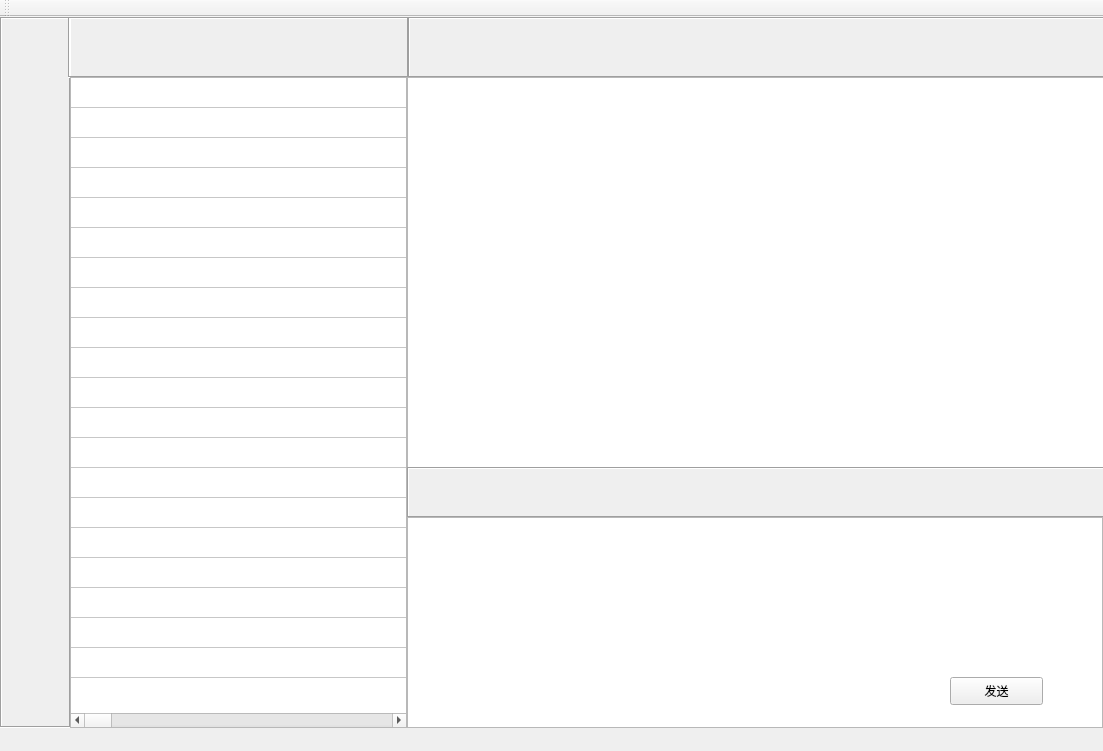
<?xml version="1.0" encoding="UTF-8"?>
<ui version="4.0">
 <class>MainWindow</class>
 <widget class="QMainWindow" name="MainWindow">
  <property name="geometry">
   <rect>
    <x>0</x>
    <y>0</y>
    <width>1103</width>
    <height>751</height>
   </rect>
  </property>
  <property name="windowTitle">
   <string>MainWindow</string>
  </property>
  <widget class="QWidget" name="centralWidget">
   <widget class="QLabel" name="label">
    <property name="geometry">
     <rect>
      <x>0</x>
      <y>0</y>
      <width>71</width>
      <height>711</height>
     </rect>
    </property>
    <property name="frameShape">
     <enum>QFrame::Box</enum>
    </property>
    <property name="frameShadow">
     <enum>QFrame::Sunken</enum>
    </property>
    <property name="text">
     <string/>
    </property>
    <property name="pixmap">
     <pixmap>:/new/prefix1/images/black.png</pixmap>
    </property>
    <property name="scaledContents">
     <bool>true</bool>
    </property>
   </widget>
   <widget class="QLabel" name="label_2">
    <property name="geometry">
     <rect>
      <x>68</x>
      <y>0</y>
      <width>341</width>
      <height>61</height>
     </rect>
    </property>
    <property name="frameShape">
     <enum>QFrame::Box</enum>
    </property>
    <property name="frameShadow">
     <enum>QFrame::Sunken</enum>
    </property>
    <property name="text">
     <string/>
    </property>
    <property name="pixmap">
     <pixmap>:/new/prefix1/images/search.png</pixmap>
    </property>
    <property name="scaledContents">
     <bool>true</bool>
    </property>
   </widget>
   <widget class="QPushButton" name="searchPushButton">
    <property name="geometry">
     <rect>
      <x>113</x>
      <y>15</y>
      <width>251</width>
      <height>28</height>
     </rect>
    </property>
    <property name="text">
     <string/>
    </property>
    <property name="flat">
     <bool>true</bool>
    </property>
   </widget>
   <widget class="QTableWidget" name="userListTableWidget">
    <property name="geometry">
     <rect>
      <x>70</x>
      <y>60</y>
      <width>337</width>
      <height>651</height>
     </rect>
    </property>
    <property name="font">
     <font>
      <pointsize>14</pointsize>
     </font>
    </property>
    <property name="selectionMode">
     <enum>QAbstractItemView::SingleSelection</enum>
    </property>
    <property name="selectionBehavior">
     <enum>QAbstractItemView::SelectRows</enum>
    </property>
    <property name="showGrid">
     <bool>true</bool>
    </property>
    <property name="rowCount">
     <number>20</number>
    </property>
    <property name="columnCount">
     <number>20</number>
    </property>
    <attribute name="horizontalHeaderVisible">
     <bool>false</bool>
    </attribute>
    <attribute name="horizontalHeaderDefaultSectionSize">
     <number>337</number>
    </attribute>
    <attribute name="verticalHeaderVisible">
     <bool>false</bool>
    </attribute>
    <row/>
    <row/>
    <row/>
    <row/>
    <row/>
    <row/>
    <row/>
    <row/>
    <row/>
    <row/>
    <row/>
    <row/>
    <row/>
    <row/>
    <row/>
    <row/>
    <row/>
    <row/>
    <row/>
    <row/>
    <column/>
    <column/>
    <column/>
    <column/>
    <column/>
    <column/>
    <column/>
    <column/>
    <column/>
    <column/>
    <column/>
    <column/>
    <column/>
    <column/>
    <column/>
    <column/>
    <column/>
    <column/>
    <column/>
    <column/>
   </widget>
   <widget class="QLabel" name="userLabel">
    <property name="geometry">
     <rect>
      <x>430</x>
      <y>16</y>
      <width>91</width>
      <height>31</height>
     </rect>
    </property>
    <property name="font">
     <font>
      <family>方正姚体</family>
      <pointsize>16</pointsize>
     </font>
    </property>
    <property name="text">
     <string/>
    </property>
    <property name="alignment">
     <set>Qt::AlignCenter</set>
    </property>
   </widget>
   <widget class="QLabel" name="label_3">
    <property name="geometry">
     <rect>
      <x>408</x>
      <y>0</y>
      <width>701</width>
      <height>61</height>
     </rect>
    </property>
    <property name="frameShape">
     <enum>QFrame::Box</enum>
    </property>
    <property name="frameShadow">
     <enum>QFrame::Sunken</enum>
    </property>
    <property name="text">
     <string/>
    </property>
    <property name="pixmap">
     <pixmap>:/new/prefix1/images/etc02.png</pixmap>
    </property>
    <property name="scaledContents">
     <bool>true</bool>
    </property>
   </widget>
   <widget class="QTextBrowser" name="chatTextBrowser">
    <property name="geometry">
     <rect>
      <x>407</x>
      <y>60</y>
      <width>701</width>
      <height>391</height>
     </rect>
    </property>
   </widget>
   <widget class="QLabel" name="label_5">
    <property name="geometry">
     <rect>
      <x>407</x>
      <y>450</y>
      <width>701</width>
      <height>51</height>
     </rect>
    </property>
    <property name="frameShape">
     <enum>QFrame::Box</enum>
    </property>
    <property name="frameShadow">
     <enum>QFrame::Sunken</enum>
    </property>
    <property name="text">
     <string/>
    </property>
    <property name="pixmap">
     <pixmap>:/new/prefix1/images/tool.png</pixmap>
    </property>
    <property name="scaledContents">
     <bool>true</bool>
    </property>
   </widget>
   <widget class="QTextEdit" name="chatTextEdit">
    <property name="geometry">
     <rect>
      <x>407</x>
      <y>500</y>
      <width>696</width>
      <height>211</height>
     </rect>
    </property>
   </widget>
   <widget class="QPushButton" name="transPushButton">
    <property name="geometry">
     <rect>
      <x>466</x>
      <y>458</y>
      <width>31</width>
      <height>28</height>
     </rect>
    </property>
    <property name="text">
     <string/>
    </property>
    <property name="flat">
     <bool>true</bool>
    </property>
   </widget>
   <widget class="QPushButton" name="sendPushButton">
    <property name="geometry">
     <rect>
      <x>950</x>
      <y>660</y>
      <width>93</width>
      <height>28</height>
     </rect>
    </property>
    <property name="text">
     <string>发送</string>
    </property>
   </widget>
  </widget>
  <widget class="QToolBar" name="mainToolBar">
   <attribute name="toolBarArea">
    <enum>TopToolBarArea</enum>
   </attribute>
   <attribute name="toolBarBreak">
    <bool>false</bool>
   </attribute>
  </widget>
  <widget class="QMenuBar" name="menuBar">
   <property name="geometry">
    <rect>
     <x>0</x>
     <y>0</y>
     <width>1103</width>
     <height>25</height>
    </rect>
   </property>
  </widget>
 </widget>
 <layoutdefault spacing="6" margin="11"/>
 <resources/>
 <connections/>
</ui>
